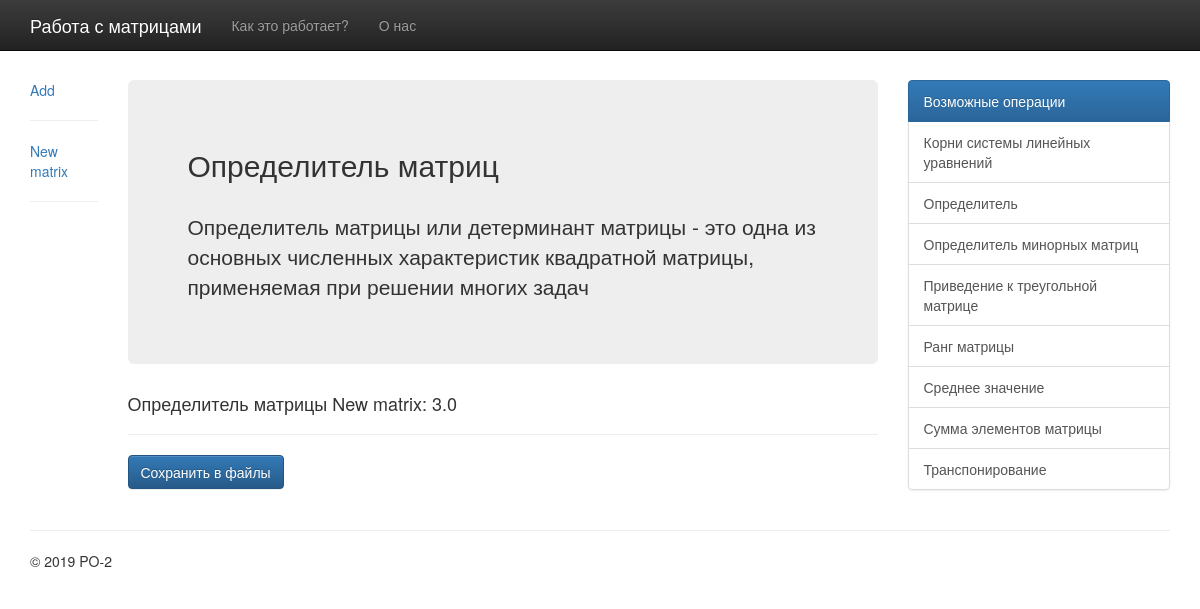
The app's page /determinate/, older data.
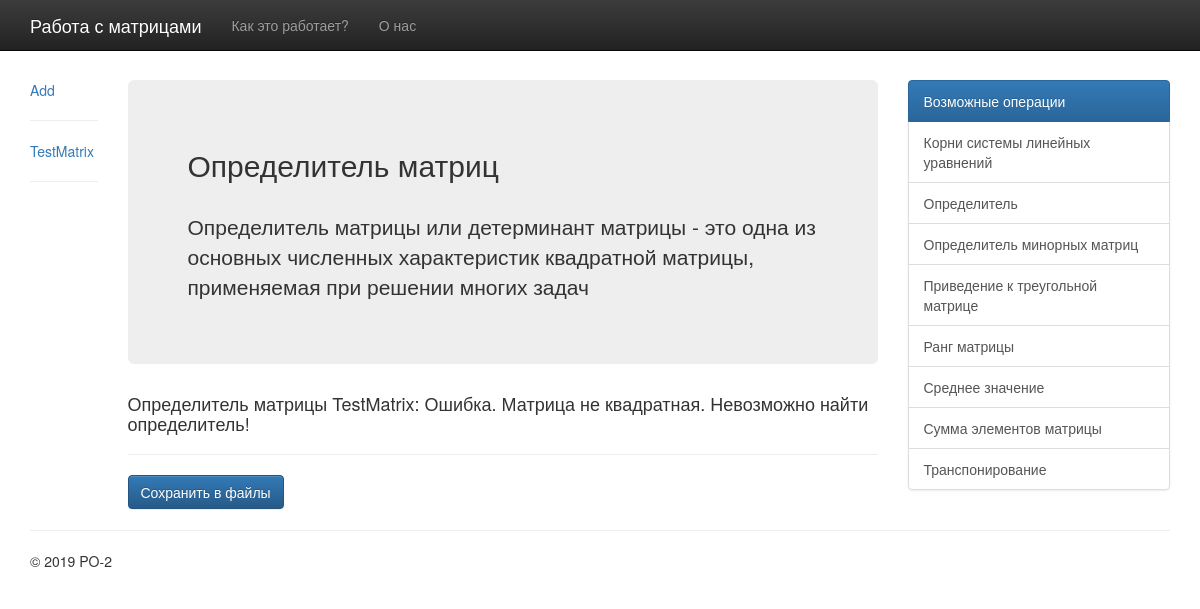
The same page, newer data.
### matrix/models.py (models this page shows, shortened)
class Matrix(models.Model):
    name = models.CharField(max_length=25, default="New matrix")
    rows = models.PositiveIntegerField(default=0)
    columns = models.PositiveIntegerField(default=0)
    values = models.TextField()
    file = models.FileField()
    def matrix(self):
        array = make_array(self.values)
        return array
    def determinate(self):
        if self.rows == self.columns:
            array = np.array(make_array(self.values))
            array.shape = (int(self.rows), int(self.columns))
            return np.around(np.linalg.det(array), decimals=2)
        else:
            return "Ошибка. Матрица не квадратная. Невозможно найти определитель!"

### matrix/views.py (the view)
# urls.py: path('determinate/', DeterminateView.as_view(), name='determinate'),
class DeterminateView(ListView):
    model = Matrix
    template_name = 'determinate.html'

### matrix/models.py (called while the page is built)
def make_array(string):
    lines = string.splitlines()
    array = list(map(lambda x: list(map(int, x.split())), lines))
    return array

### templates/determinate.html
{% extends 'base.html' %}
{% block content %}
    <div class="col-sm-1">
        <div class="card"><a href="{% url 'create' %}">Add</a></div>
        <hr/>
        {% for matrix in object_list %}
            <div class="card"><a href="{% url 'detail' matrix.pk %}">{{ matrix.name }}</a></div>
            <hr/>
        {% endfor %}
    </div>
    <div class="col-sm-8">
        <div class="jumbotron">
            <h2>Определитель матриц</h2>
            <br>
            <p>Определитель матрицы или детерминант матрицы - это одна из основных численных
                характеристик квадратной матрицы, применяемая при решении многих задач</p>
        </div>
    {% for matrix in object_list %}
        <h4>Определитель матрицы {{ matrix.name }}: {{ matrix.determinate }}</h4>
        <hr/>
    {% endfor %}
    <button class="btn btn-primary">
        <a href="{% url 'det_in_file' %}" style="color: white; text-decoration: none">
            Сохранить в файлы
        </a>
    </button>
    </div>
{% endblock content %}

Row changes from the older to the newer data that the page shows:
removed Matrix: name "New matrix", determinate "3.0"
added Matrix: name "TestMatrix", determinate "Ошибка. Матрица не квадратная. Невозможно найти определитель!"
